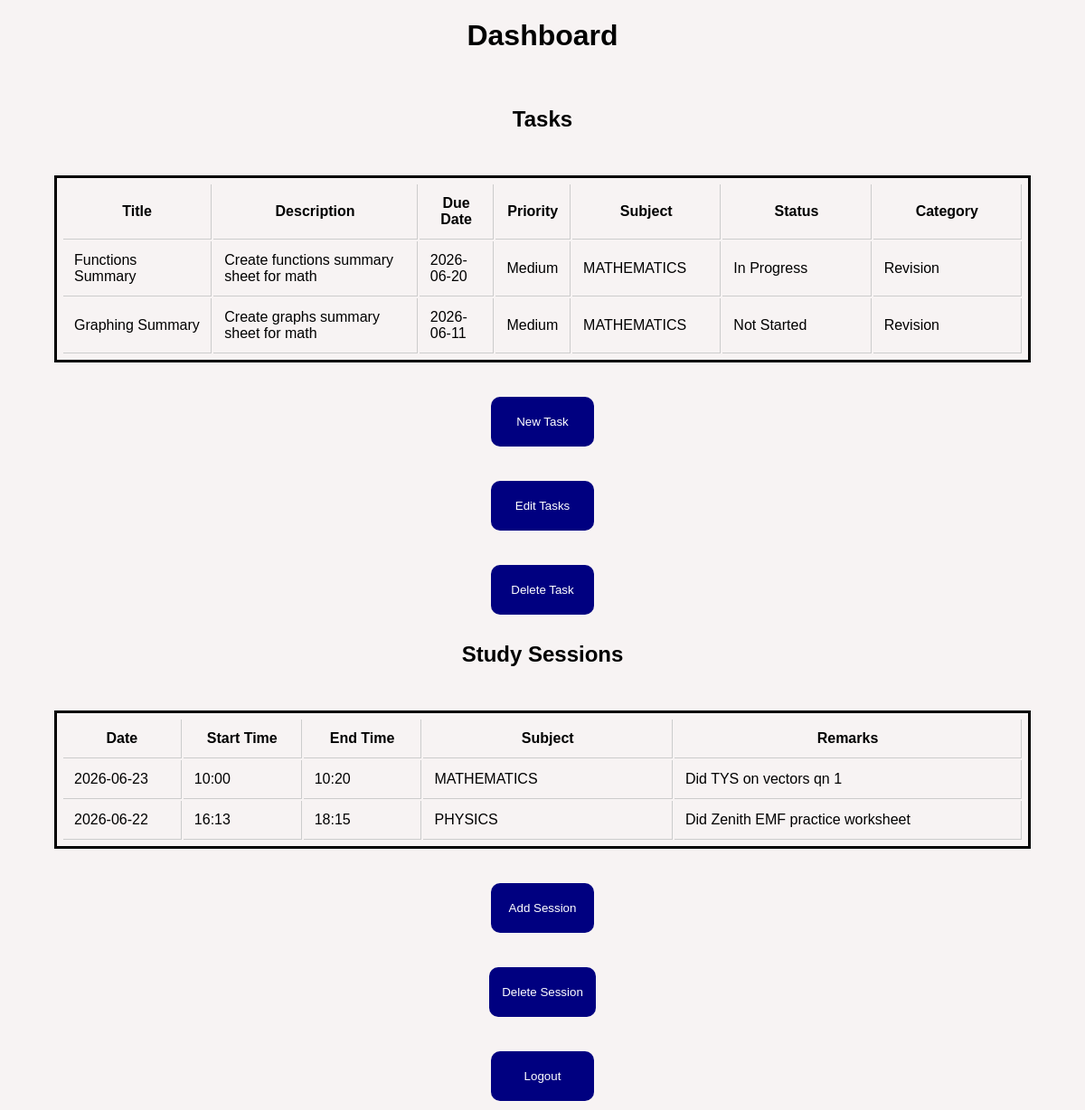
The page /dashboard (signed in) on the database its author committed.
### tables this page shows
CREATE TABLE "TASKS" (
	"taskID"	INTEGER NOT NULL,
	"title"		TEXT NOT NULL,
	"description"	TEXT,
	"dueDate"	TEXT NOT NULL,
	"priority"	TEXT NOT NULL,
	"userID"	INTEGER NOT NULL,
	"subjectID"	INTEGER NOT NULL,
	"statusID"	INTEGER NOT NULL,
	"categoryID"	INTEGER NOT NULL,
	PRIMARY KEY("taskID" AUTOINCREMENT),
	FOREIGN KEY("categoryID") REFERENCES "TASK_CATEGORIES"("categoryID"),
	FOREIGN KEY("statusID") REFERENCES "TASK_STATUS"("statusID"),
	FOREIGN KEY("subjectID") REFERENCES "SUBJECTS"("subjectID"),
	FOREIGN KEY("userID") REFERENCES "USERS"("userID")
        );

CREATE TABLE "SUBJECTS" (
	"subjectID"	INTEGER NOT NULL,
	"subjectName"	TEXT NOT NULL,
	"userID"	INTEGER NOT NULL,
	PRIMARY KEY("subjectID" AUTOINCREMENT),
	FOREIGN KEY("userID") REFERENCES "USERS"("userID")
        );

CREATE TABLE "TASK_STATUS" (
	"statusID"	INTEGER NOT NULL,
	"statusName"	TEXT NOT NULL,
	PRIMARY KEY("statusID")
        );

CREATE TABLE "TASK_CATEGORIES" (
	"categoryID"	INTEGER NOT NULL,
	"categoryName"	TEXT NOT NULL,
	PRIMARY KEY("categoryID")
        );

### server.py (the view)
@app.route("/dashboard")
def dashboard():
    if "userID" not in session:
        return redirect(url_for('loginpage'))
    user_id = session["userID"]
    tasks = tasks_display(user_id)
    sessions = sessions_display(user_id)
    return render_template("dashboard.html", user_tasks=tasks, user_sessions=sessions)

### server.py (called while the page is built)
def tasks_display(userID):
    tasks_query = """SELECT
    TASKS.taskID,
    TASKS.title,
    TASKS.description,
    TASKS.dueDate,
    TASKS.priority,
    SUBJECTS.subjectName,
    TASK_STATUS.statusName,
    TASK_CATEGORIES.categoryName
    FROM TASKS INNER JOIN SUBJECTS ON TASKS.subjectID = SUBJECTS.subjectID INNER JOIN TASK_STATUS ON TASKS.statusID = TASK_STATUS.statusID INNER JOIN TASK_CATEGORIES ON TASKS.categoryID = TASK_CATEGORIES.categoryID
     WHERE TASKS.userID = ?"""
    connection = sqlite3.connect("study_planner.db") #Connects python script to student_planner.db
    cursor = connection.cursor() #Used to perform operations in database
    cursor.execute(tasks_query, (int(userID),))
    results = cursor.fetchall() #Assigns all value pointed at by cursor to results
    connection.close() #Terminates connection
    return results

def sessions_display(userID):
    query = """SELECT
    SESSIONS.sessionID,
    SESSIONS.date,
    SESSIONS.startTime,
    SESSIONS.endTime,
    SESSIONS.remarks,
    SUBJECTS.subjectName
    FROM SESSIONS INNER JOIN SUBJECTS ON SESSIONS.subjectID = SUBJECTS.subjectID WHERE SESSIONS.userID = ?"""
    connection = sqlite3.connect("study_planner.db") #Connects to database
    cursor = connection.cursor() #Used to perform operations in database
    cursor.execute(query, (int(userID),))
    results = cursor.fetchall()
    connection.close() #Terminates connection
    return results

### templates/dashboard.html (shortened to what this page needs)
<html>
        <link rel="stylesheet" href="{{ url_for('static', filename='styles.css') }}">
    <body>
        <h1>Dashboard</h1>
        <br>
        <h2>Tasks</h2>
        <br>
        <table>
            <tr>
                <th class="col-medium">Title</th>
                <th class="col-long">Description</th>
                <th class="col-small">Due Date</th>
                <th class="col-small">Priority</th>
                <th class="col-medium">Subject</th>
                <th class="col-medium">Status</th>
                <th class="col-medium">Category</th>
            </tr>
            {% for task in user_tasks %}
                <tr>
                    <td>{{task[1]}}</td>
                    <td>{{task[2]}}</td>
                    <td>{{task[3]}}</td>
                    <td>{{task[4]}}</td>
                    <td>{{task[5]}}</td>
                    <td>{{task[6]}}</td>
                    <td>{{task[7]}}</td>
                </tr>
                {% endfor %}
        </table>
        <br>
        <a href="{{ url_for('submit_task')}}" class="button-style">
            <button class="button-style">New Task</button>
        </a>
        <br>
        <a href="{{ url_for('amend_task_page')}}" class="button-style">
            <button class="button-style">Edit Tasks</button>
        </a>
        <br>
        <a href="{{ url_for('delete_task_page')}}" class="button-style">
            <button class="button-style">Delete Task</button>
        </a>
        <h2>Study Sessions</h2>
        <br>
        <table>
            <tr>
                <th class="col-small">Date</th>
                <th class="col-small">Start Time</th>
                <th class="col-small">End Time</th>
                <th class="col-medium">Subject</th>
                <th class="col-long">Remarks</th>
            </tr>
            {% for session in user_sessions %}
                <tr>
                    <td>{{session[1]}}</td>
                    <td>{{session[2]}}</td>
                    <td>{{session[3]}}</td>
                    <td>{{session[5]}}</td>
                    <td>{{session[4]}}</td>
                </tr>
                {% endfor %}
        </table>
        <br>
        <a href="{{ url_for('session_submission_page')}}" class="button-style">
            <button class="button-style">Add Session</button>
        </a>
        <br>
        <a href="{{ url_for('session_deletion_page')}}" class="button-style">
            <button class="button-style">Delete Session</button>
        </a>
        <br>
        <a href="{{ url_for('home') }}" class="button-style">
            <button class="button-style">Logout</button>
        </a>
    </body>
</html>

### static/styles.css (style rules this page uses)
body { background-color: rgba(247, 243, 243, 0.959); background-repeat: no-repeat; background-attachment: fixed; font-family: "Consolas", sans-serif; margin: 0; padding: 0; display: flex; flex-direction: column; align-items: center; justify-content: center; min-height: 100vh; }
table { table-layout: fixed; width: 90%; max-width: 90%; padding: 5px; border: solid black 3px; margin: 10px; }
th, td { padding: 12px; border-bottom: 1px solid #ccc; border-right: 1px solid #ccc; white-space: normal; overflow-wrap: break-word; word-break: break-word; }
.col-small { width: 15%; }
.col-medium { width: 35%; }
.col-long { width: 50%; }
.button-style { display: block; margin: 10px auto; width: max-content; min-width: 100px; padding: 5px 7px; background-color: navy; color: white; border-radius: 10px; text-align: center; text-decoration: none; cursor: pointer; transition: all 0.3s ease; border: none; appearance: none; }

### rows shown on the page
TASKS: title "Functions Summary", description "Create functions summary sheet for math", dueDate "2026-06-20", priority "Medium", subjectName "MATHEMATICS", statusName "In Progress", categoryName "Revision"
TASKS: title "Graphing Summary", description "Create graphs summary sheet for math", dueDate "2026-06-11", priority "Medium", subjectName "MATHEMATICS", statusName "Not Started", categoryName "Revision"

### other values the page prints
{{ session[1] }} "2026-06-23"
{{ session[2] }} "10:00"
{{ session[3] }} "10:20"
{{ session[5] }} "MATHEMATICS"
{{ session[4] }} "Did TYS on vectors qn 1"
{{ session[1] }} "2026-06-22"
{{ session[2] }} "16:13"
{{ session[3] }} "18:15"
{{ session[5] }} "PHYSICS"
{{ session[4] }} "Did Zenith EMF practice worksheet"
